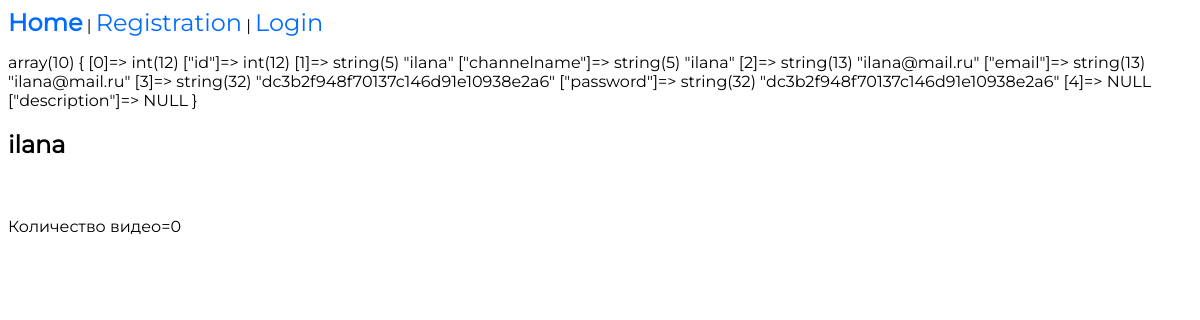
/channel.php?id=12, run on an earlier commit of the app's database.
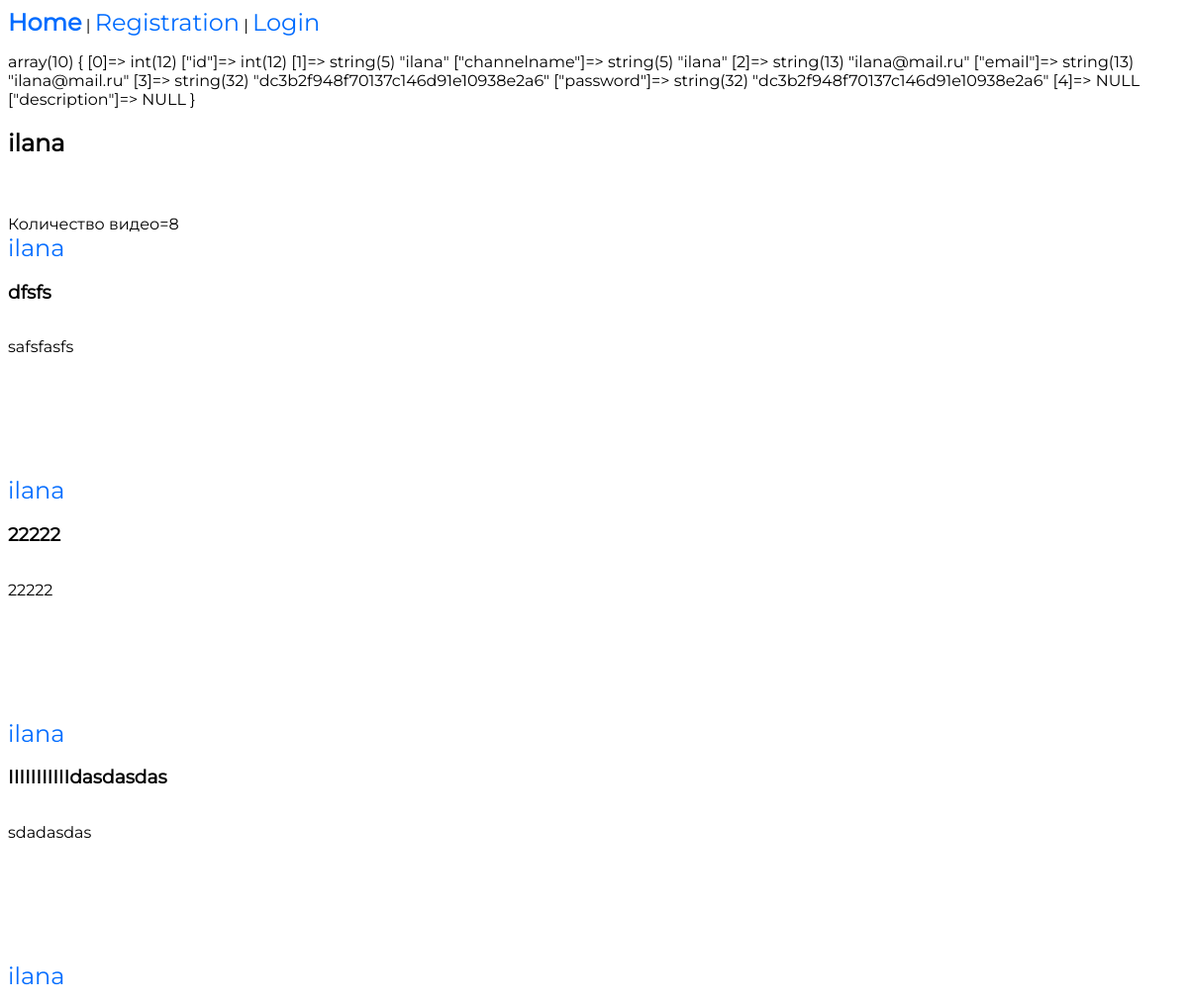
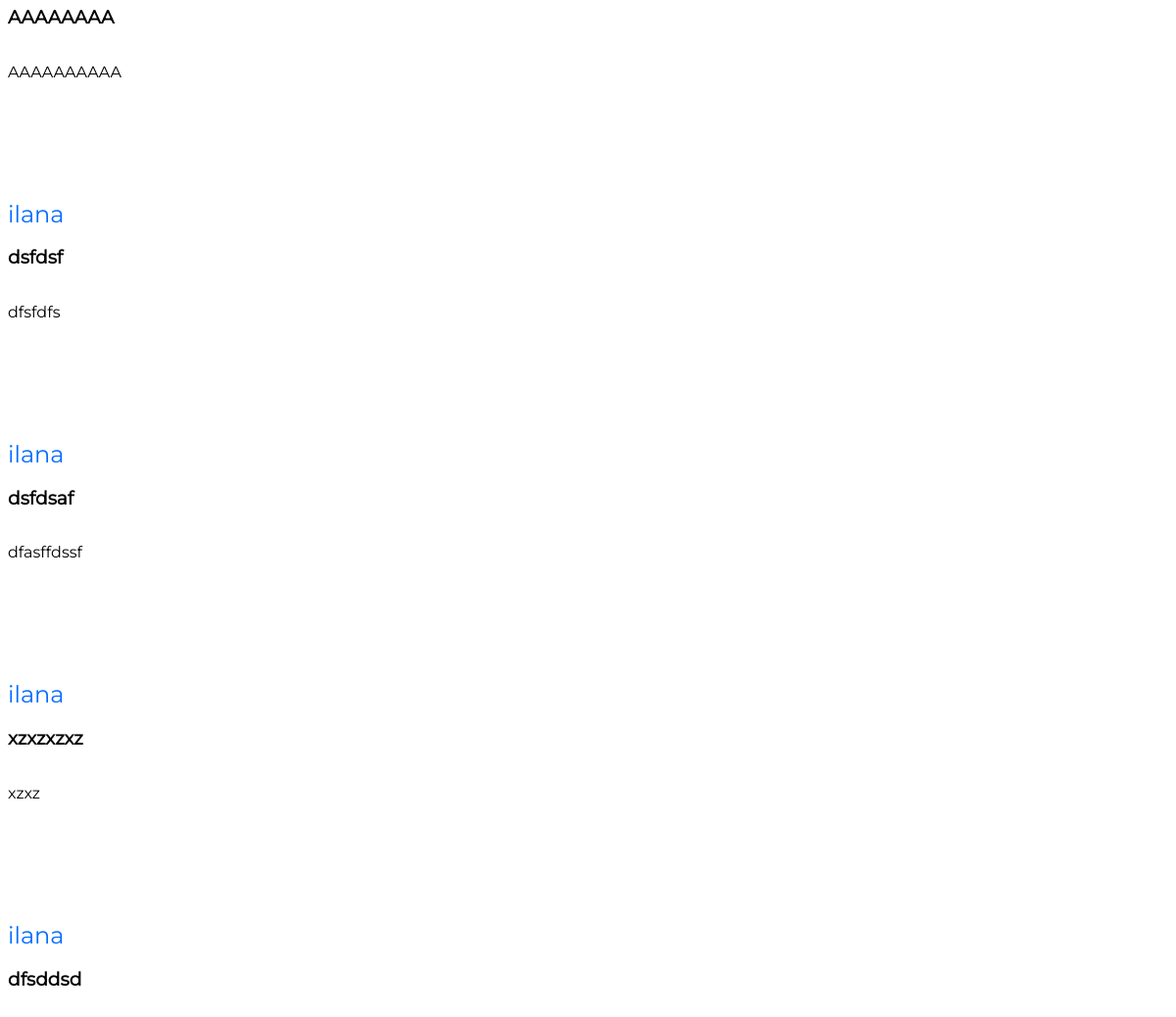
And on a later commit of the database (2 pictures, top to bottom).
### tables this page shows
CREATE TABLE `videos` (
  `id` int(11) NOT NULL,
  `video_url` text NOT NULL,
  `channelname` varchar(50) DEFAULT NULL,
  `videoname` varchar(50) NOT NULL,
  `description` varchar(500) DEFAULT NULL,
  `channel_id` int(11) NOT NULL,
  `image_url` text NOT NULL
);

### includes/db_conn.php (called while the page is built, shortened)
<?php
$db = new PDO('mysql:host=localhost;dbname=test_db', 'root', 'root');
function preparePost($post)
{
    $post['videoname'] = htmlspecialchars($post['videoname']);
    $post['description'] = $post['description'];
    $post['video_url'] = htmlspecialchars($post['video_url']);
    $post['channelname'] = htmlspecialchars($post['channelname']);
    $post['image_url'] =  htmlspecialchars($post['image_url']);
    return $post;
}
function getPost($id)
{
    global $db;
    $post = $db->query("SELECT * FROM videos WHERE id = " . intval($id))->fetch();
    return $post ? preparePost($post) : false;
}

### channel.php (the view, shortened to what this page needs)
<? include 'includes/header.php';
$post = getPost($_GET['id']);
$channel = $db->query("SELECT * FROM users WHERE id = " . intval($post['id']))->fetch();
?>
<p><?= var_dump($channel); ?></p>
<h2><?= $channel['channelname'] ?></h2>
<br>
<br>
<div class="videos">
    <?php
    $ch_id = $post['id'];
    $sqlString = "SELECT * FROM videos WHERE channel_id = $ch_id ORDER BY id DESC";
    $videos = $db->query($sqlString)->fetchAll();
    echo 'Количество видео=' . count($videos);
    ?>
    <?php foreach ($videos as $video) :
        $video = preparePost($video);
    ?>
        <a href="channel.php?id=<?= $video['id'] ?>"><?= $video['channelname'] ?></a>
        <h3><?= $video['videoname'] ?></h3>
        <p><?= $video['description'] ?></p>
        <br>
        <br>
        <a href="show.php?id=<?= $video['id'] ?>"><img src="<?= $video['image_url']  ?>" alt=""></a>
        <br>
        <br>
    <? endforeach; ?>
</div>
<br>
<br>

What changed in the data, as far as the page shows it:
now on this page (row edited): videos: channelname "ilana", videoname "dfsfs", description "safsfasfs"
now on this page (row edited): videos: channelname "ilana", videoname "22222", description "22222"
now on this page (row edited): videos: channelname "ilana", videoname "IIIIIIIIIIIdasdasdas", description "sdadasdas"
now on this page (row edited): videos: channelname "ilana", videoname "AAAAAAAA", description "AAAAAAAAAA"
now on this page (row edited): videos: channelname "ilana", videoname "dsfdsf", description "dfsfdfs"
now on this page (row edited): videos: channelname "ilana", videoname "dsfdsaf", description "dfasffdssf"
now on this page (row edited): videos: channelname "ilana", videoname "xzxzxzxz", description "xzxz"
now on this page (row edited): videos: channelname "ilana", videoname "dfsddsd"
Also different on the page:
count($videos): "0" → "8"
